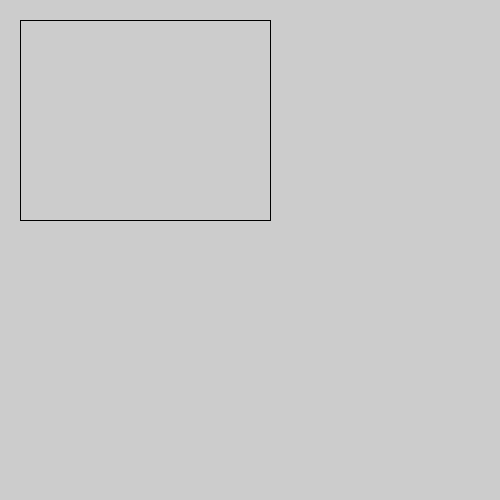
Frame 1 (no input)
Frame 60 (the mouse pressed at the canvas centre just before this capture): identical to frame 1, image omitted
Frame 120 (the mouse held since frame 60 and released just before this capture): identical to frame 1, image omitted

The Processing sketch that drew this single still picture (run headless with seeded random() and noise(); from frame 60 on, the mouse is pressed at the canvas centre):

// Processing sketch: Opdracht_9_4
// ── Opdracht_9_4.pde


void setup(){
  size(500,500);
newVierkant(20,20,250,200);
}

void draw(){

}

void newVierkant(int X,int Y,int W,int H){
line(X,Y,X+W,Y);
line(X,Y+H,X+W,Y+H);
line(X,Y,X,Y+H);
line(X+W,Y,X+W,Y+H);
}
